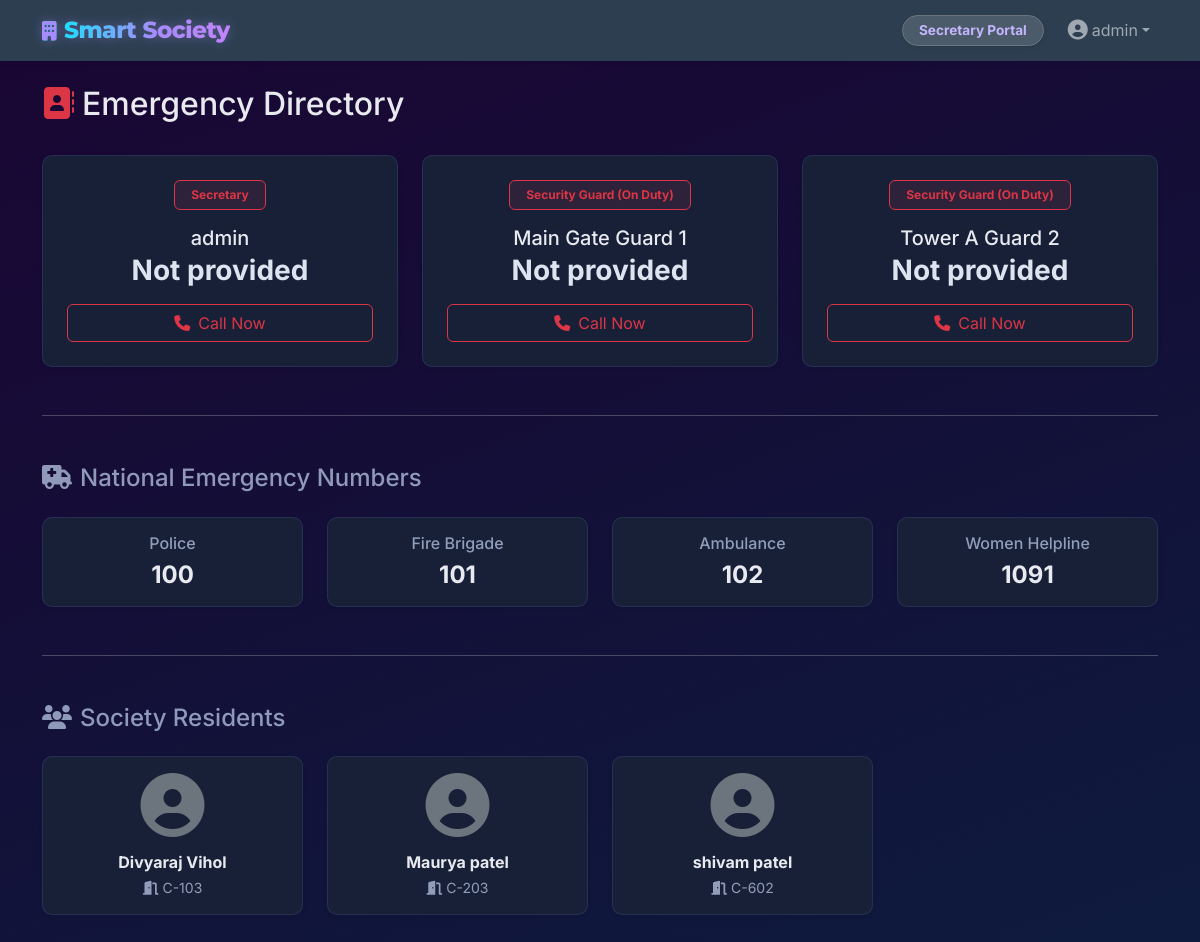
Page /core/directory/ (signed in) on the committed database.
### accounts/models.py (models this page shows, shortened)
class CustomUser(AbstractUser):
    role = models.CharField(max_length=15, choices=Role.choices, default=Role.RESIDENT)
    phone = models.CharField(max_length=15, blank=True, null=True)
    profile_photo = models.ImageField(upload_to='profile_photos/', blank=True, null=True)
    is_on_duty = models.BooleanField(default=False, help_text="Designates whether this staff member is currently working.")
    flat = models.ForeignKey('core.Flat', on_delete=models.SET_NULL, null=True, blank=True, related_name='residents')

### core/models.py (models this page shows, shortened)
class Flat(models.Model):
    wing = models.ForeignKey(Wing, on_delete=models.CASCADE, related_name="flats")
    number = models.CharField(max_length=10, help_text="e.g., 101, 102")
    class Meta:
        unique_together = ('wing', 'number')
    def __str__(self):
        return f"{self.wing.name}-{self.number}"

class Wing(models.Model):
    name = models.CharField(max_length=10, unique=True, help_text="e.g., A, B, C")

### core/views.py (the view)
# urls.py: path('directory/', views.emergency_directory, name='directory'),
@login_required
def emergency_directory(request):
    from .models import EmergencyContact
    from django.contrib.auth import get_user_model
    User = get_user_model()
    db_contacts = list(EmergencyContact.objects.all().order_by('name'))
    sec = User.objects.filter(role='SECRETARY').first()
    guards = User.objects.filter(role='SECURITY', is_on_duty=True)[:2]
    staff_contacts = []
    if sec:
        staff_contacts.append({
            'name': sec.get_full_name() or sec.username,
            'role_or_category': 'Secretary',
            'phone': sec.phone or "Not provided",
            'photo_url': sec.profile_photo.url if sec.profile_photo else None
        })
    for guard in guards:
        staff_contacts.append({
            'name': guard.get_full_name() or guard.username,
            'role_or_category': 'Security Guard (On Duty)',
            'phone': guard.phone or "Not provided",
            'photo_url': guard.profile_photo.url if guard.profile_photo else None
        })
    all_contacts = db_contacts + staff_contacts
    residents = User.objects.filter(role='RESIDENT').order_by('first_name')
    return render(request, 'core/directory.html', {
        'contacts': all_contacts,
        'residents': residents
    })

### templates/core/directory.html (shortened to what this page needs)
{% extends 'base.html' %}
{% block content %}
<div class="d-flex justify-content-between align-items-center mb-4">
    <h2><i class="fa-solid fa-address-book me-2 text-danger"></i>Emergency Directory</h2>
</div>
<div class="row g-4">
    {% for contact in contacts %}
    <div class="col-md-4">
        <div class="card h-100 shadow-sm border-0 border-top border-danger border-4 text-center p-4">
            <span class="badge bg-danger bg-opacity-10 text-danger border border-danger mb-3 w-auto mx-auto px-3 py-2">{{ contact.role_or_category }}</span>
            <h5 class="card-title mb-1">{{ contact.name }}</h5>
            <h3 class="fw-bold mb-3 text-dark">{{ contact.phone }}</h3>
            <a href="tel:{{ contact.phone }}" class="btn btn-outline-danger w-100 mt-auto"><i class="fa-solid fa-phone me-2"></i>Call Now</a>
        </div>
    </div>
    {% empty %}
    <div class="col-12 text-center py-5">
        <p class="text-muted fs-5">No emergency contacts listed yet.</p>
    </div>
    {% endfor %}
</div>
<hr class="my-5">
<h4 class="mb-4 text-muted"><i class="fa-solid fa-truck-medical me-2"></i>National Emergency Numbers</h4>
<div class="row g-4 mb-5">
    <div class="col-md-3">
        <div class="card shadow-sm text-center p-3 border-0 bg-light">
            <h6 class="text-muted mb-2">Police</h6>
            <h4 class="fw-bold mb-0">100</h4>
        </div>
    </div>
    <div class="col-md-3">
        <div class="card shadow-sm text-center p-3 border-0 bg-light">
            <h6 class="text-muted mb-2">Fire Brigade</h6>
            <h4 class="fw-bold mb-0">101</h4>
        </div>
    </div>
    <div class="col-md-3">
        <div class="card shadow-sm text-center p-3 border-0 bg-light">
            <h6 class="text-muted mb-2">Ambulance</h6>
            <h4 class="fw-bold mb-0">102</h4>
        </div>
    </div>
    <div class="col-md-3">
        <div class="card shadow-sm text-center p-3 border-0 bg-light">
            <h6 class="text-muted mb-2">Women Helpline</h6>
            <h4 class="fw-bold mb-0">1091</h4>
        </div>
    </div>
</div>
<hr class="my-5">
<h4 class="mb-4 text-muted"><i class="fa-solid fa-users me-2"></i>Society Residents</h4>
<div class="row g-4 mb-5">
    {% for res in residents %}
    <div class="col-md-3">
        <div class="card h-100 shadow-sm border-0 text-center p-3 hover-lift">
            {% if res.profile_photo %}
            <img src="{{ res.profile_photo.url }}" class="rounded-circle mx-auto mb-3 object-fit-cover shadow-sm border" style="width: 70px; height: 70px;" alt="Photo">
            {% else %}
            <i class="fa-solid fa-user-circle fa-4x text-secondary mb-3"></i>
            {% endif %}
            <h6 class="fw-bold mb-1">{{ res.get_full_name|default:res.username }}</h6>
            <small class="text-muted"><i class="fa-solid fa-door-open me-1"></i>{{ res.flat|default:"No Flat" }}</small>
        </div>
    </div>
    {% empty %}
    <div class="col-12 text-center py-4">
        <p class="text-muted fs-5">No residents registered yet.</p>
    </div>
    {% endfor %}
</div>
{% endblock %}

### templates/base.html (shortened to what this page needs)
{% load static %}
<!DOCTYPE html>
<html lang="en">
<head>
    <link href="https://cdn.jsdelivr.net/npm/bootstrap@5.3.0/dist/css/bootstrap.min.css" rel="stylesheet">
    <link href="{% static 'css/style.css' %}?v=10" rel="stylesheet">
    <link rel="stylesheet" href="https://cdnjs.cloudflare.com/ajax/libs/font-awesome/6.4.0/css/all.min.css">
</head>
<body class="d-flex flex-column min-vh-100">
    <nav class="navbar navbar-expand-lg navbar-dark bg-primary sticky-top shadow-sm">
        <div class="container d-flex justify-content-between align-items-center">
            <a class="navbar-brand brand-logo" href="/"><i class="fa-solid fa-building me-2" style="font-size:1.2rem; -webkit-text-fill-color: #a78bfa;"></i>Smart Society</a>
            <div class="collapse navbar-collapse" id="navbarNav">
                <ul class="navbar-nav ms-auto align-items-center">
                    {% if user.is_authenticated %}
                        <li class="nav-item me-3">
                            <span class="badge bg-light text-primary rounded-pill py-2 px-3 shadow-sm border border-secondary" style="font-size: 0.85rem;">
                                {{ user.get_role_display }} Portal
                            </span>
                        </li>
                        <li class="nav-item dropdown">
                            <a class="nav-link dropdown-toggle d-flex align-items-center" href="#" id="navbarDropdown" role="button" data-bs-toggle="dropdown" aria-expanded="false">
                                {% if user.profile_photo %}
                                    <img src="{{ user.profile_photo.url }}" alt="Profile" class="rounded-circle me-2" style="width: 30px; height: 30px; object-fit: cover;">
                                {% else %}
                                    <i class="fa-solid fa-user-circle me-1 fs-5"></i>
                                {% endif %}
                                {{ user.username }}
                            </a>
                        </li>
                    {% else %}
                        <li class="nav-item">
                            <a class="nav-link" href="{% url 'landing' %}">Login / Sign Up</a>
                        </li>
                    {% endif %}
                </ul>
            </div>
        </div>
    </nav>
    <div class="container my-4 flex-grow-1">
        {% block content %}
        {% endblock %}
    </div>
</body>
</html>

### static/css/style.css (style rules this page uses)
body { font-family: 'Inter', sans-serif; background: linear-gradient(160deg, #1a0533 0%, #0d1b3e 100%) !important; background-attachment: fixed !important; min-height: 100vh; color: #e8eaf0; }
.bg-primary { background-color: #2c3e50 !important; }
.brand-logo { font-family: 'Montserrat', sans-serif; font-weight: 800; font-size: 1.45rem; letter-spacing: -0.5px; background: linear-gradient(90deg, #00f2fe 0%, #a78bfa 60%, #c084fc 100%); -webkit-background-clip: text; -webkit-text-fill-color: transparent; background-clip: text; filter: drop-shadow(0 0 6px rgba(167,139,250,0.4)); }
.card { border: none; border-radius: 10px; background: #182038; box-shadow: 0 4px 24px rgba(0, 0, 0, 0.5); transition: transform 0.2s; color: #e8eaf0; }
.text-dark { color: #dce4f0 !important; }
.text-muted { color: rgba(185, 200, 230, 0.75) !important; }
h1, h2, h3, h4, h5, h6 { color: #e8eaf0; }
p, span, small, li, td, th, label { color: #cdd6e8; }
.card { background: #182038 !important; border: 1px solid rgba(100, 130, 200, 0.18) !important; }
.badge.bg-light { background: rgba(255,255,255,0.15) !important; color: #c4b5fd !important; }

### rows in the picture
CustomUser: role "Secretary", username "admin", name "admin"
CustomUser: get_full_name "Divyaraj Vihol", flat "C-103"
CustomUser: get_full_name "Maurya patel", flat "C-203"
CustomUser: get_full_name "shivam patel", flat "C-602"

### other values in the picture
{{ contact.role_or_category }} "Secretary" "Security Guard (On Duty)" "Security Guard (On Duty)"
{{ contact.phone }} "Not provided" "Not provided" "Not provided"
{{ contact.name }} "Main Gate Guard 1" "Tower A Guard 2"
